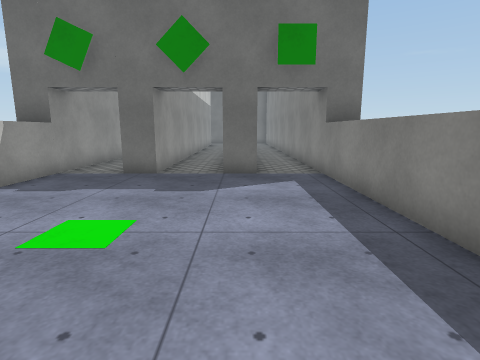
view 1 (above)

24 first-person views from a walk through a scene from a Unity 3-D project. The camera is 1.3 m above the floor, tilts 10° down and sees 80° across. The floor is counted in squares, 1 m on a side. Each view is taken from the middle of a square. On the plan, view 1 faces up. The plan holds only what a view shows up to about 13 squares ahead; the rest is blank. The place goes on beyond the plan. The player is left out. Surface patterns are stand-ins for the level's own textures.

view 2
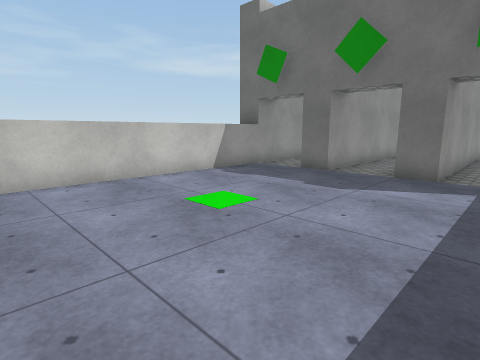

view 3
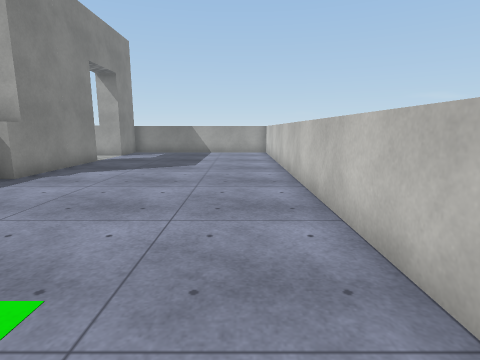

view 4
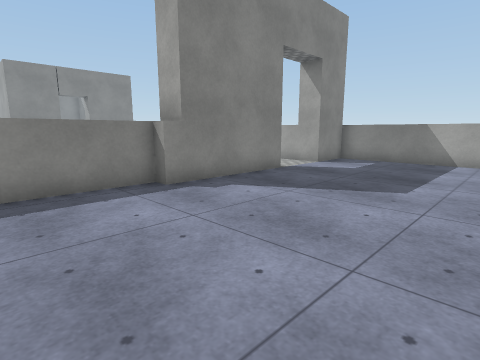

view 5
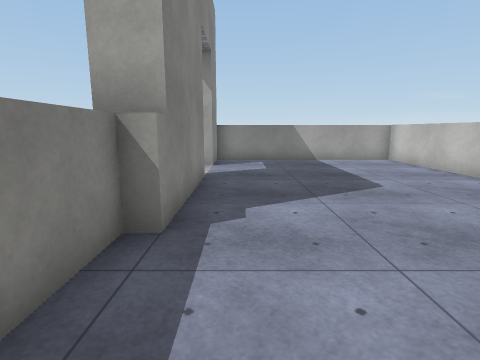

view 6
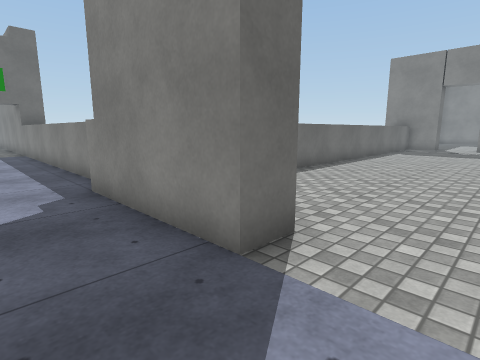

view 7
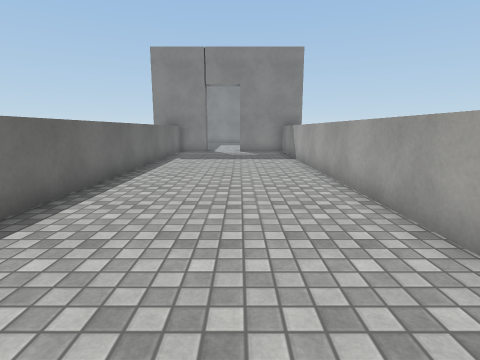

view 8
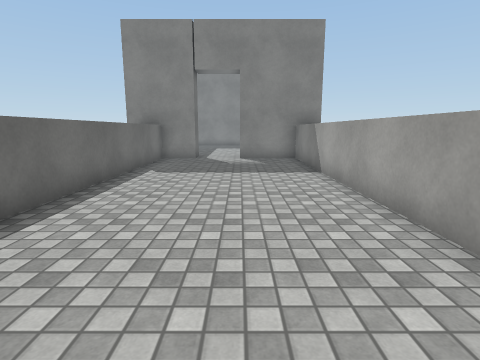

view 9
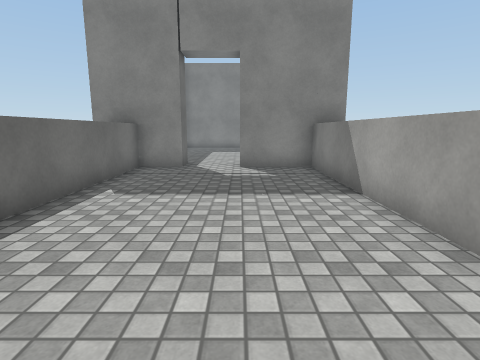

view 10
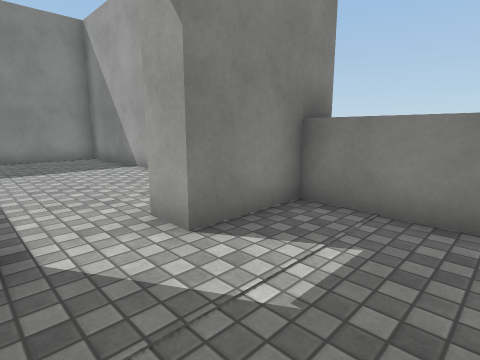

view 11
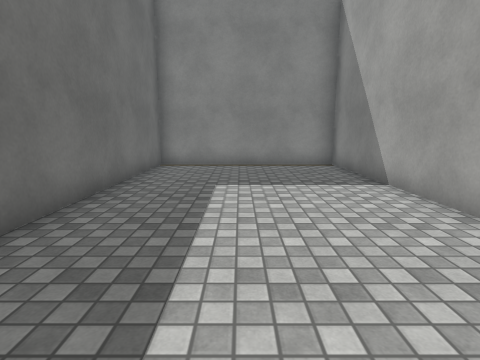

view 12
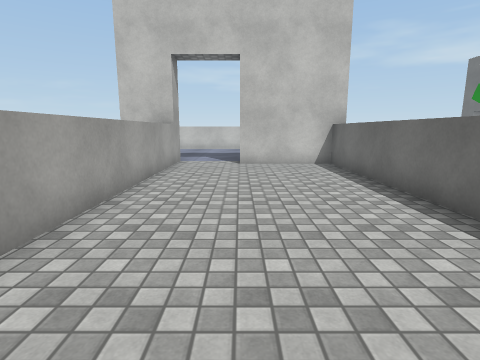

view 13
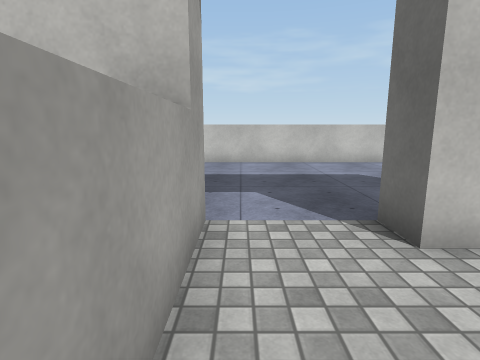

view 14
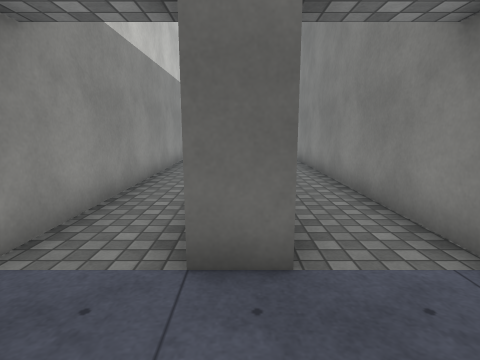

view 15
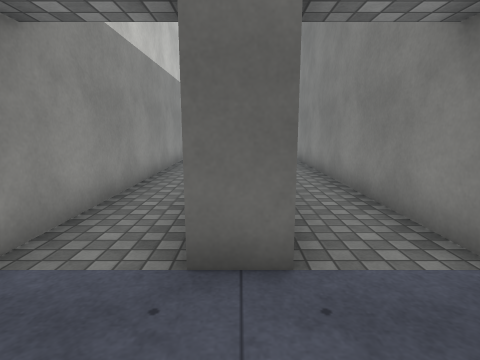

view 16
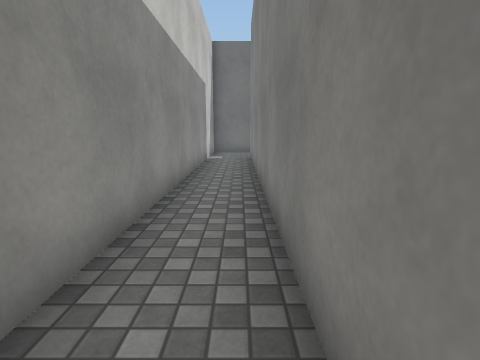

view 17
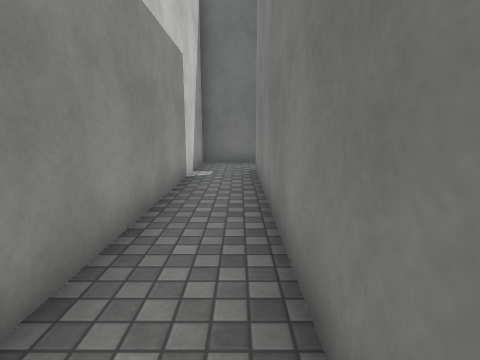

view 18
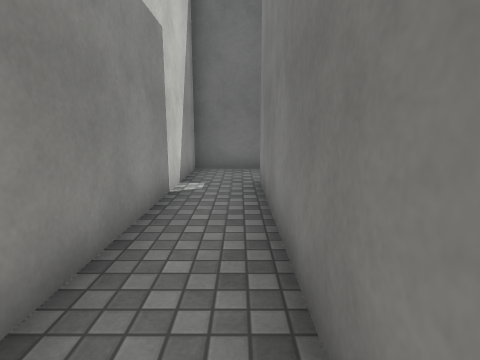

view 19
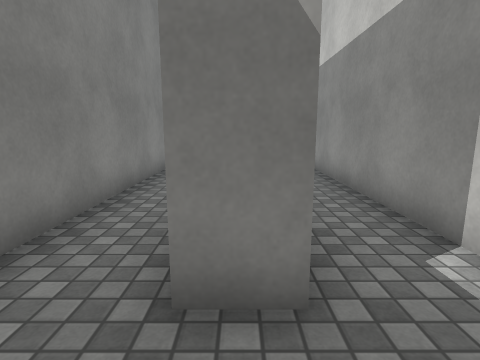

view 20
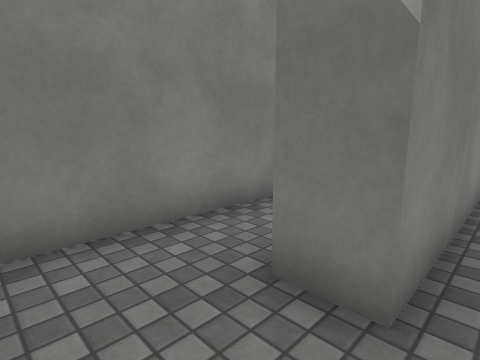

view 21
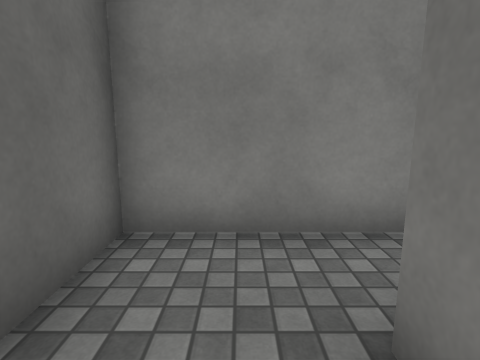

view 22
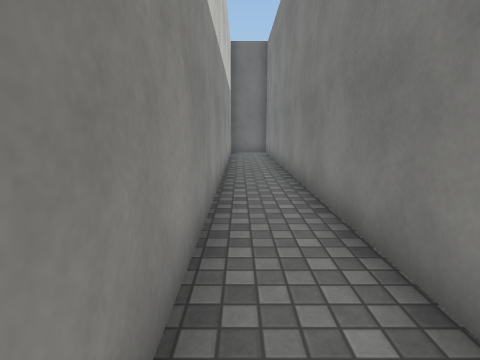

view 23
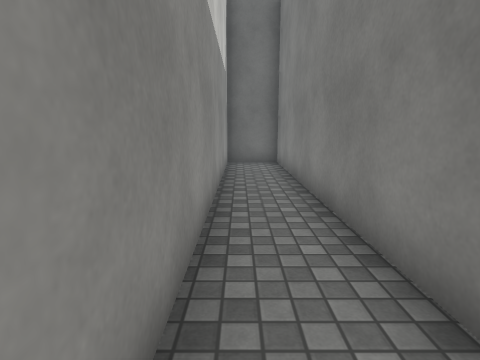

view 24
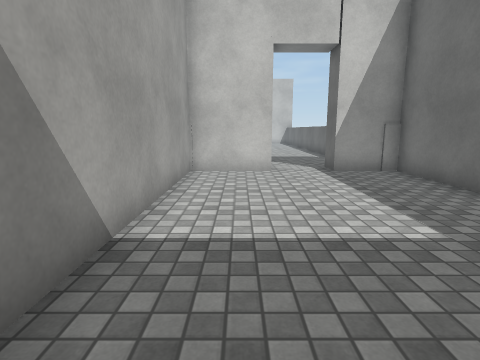

### Floor plan
Key: @ floor where view 1 was taken; # wall or solid block; . floor; ^ raised ledge.
Columns run from 6 left of view 1 to 32 right of it. Each row starts with its distance up from view 1.
 28 ##########
 27 #.....#..#
 26 #.....#..#
 25 #..#..#..#
 24 #..#..#..#
 23 #..#..#..#
 22 #..#..#..#
 21 #..# .#..#
 20 #..# .#..#
 19 #..# .#..#
 18 #..# .#..#
 17 #..#..#..#
 16 #..#..#..#
 15 #..#..#..#
 14 #..#..#..#
 13 #..#..#..#
 12 #..#..#..#
 11 #..#..#..#
 10 #..#..#..#
  9 #..#..#..#
  8 ^........^
  7 ^........^
  6 ^........^
  5 ^........^
  4 ^........^
  3 ^........^
  2 ^........^
  1 ^........^
  0 ^.....@..^
 -1 ^........^
 -2 ^........^                 #
 -3 ^.......#^^^^^^^^^^^^^^^^^^^###########
 -4 ^.......##.................##.........#
 -5 ^.......##.................##.........#
 -6 ^.......##............................#
 -7 ^.......##.................##.........#
 -8 ^..........................##.........#
 -9 ^..........................##.........#
-10 ^.......^#^^^^^^^^^^^^^^^^^############
-11 ^.......##                 #
-12 ^^^^^^^^^

Where each view was taken, in squares from view 1:
view 1: 0 up, 0 right, facing up
view 2: 0 up, 2 right, facing up-left
view 3: 5 up, 4 left, facing down
view 4: 1 up, 4 left, facing down-right
view 5: 1 up, 1 right, facing down
view 6: 9 down, 0 right, facing up-right
view 7: 7 down, 4 right, facing right
view 8: 7 down, 8 right, facing right
view 9: 7 down, 11 right, facing right
view 10: 5 down, 18 right, facing down-right
view 11: 6 down, 21 right, facing right
view 12: 7 down, 14 right, facing left
view 13: 9 down, 6 right, facing left
view 14: 6 up, 0 right, facing up
view 15: 6 up, 3 left, facing up
view 16: 11 up, 4 left, facing up
view 17: 16 up, 4 left, facing up
view 18: 18 up, 4 left, facing up
view 19: 27 up, 3 left, facing down
view 20: 27 up, 4 left, facing down-right
view 21: 26 up, 4 left, facing right
view 22: 11 up, 1 right, facing up
view 23: 16 up, 1 right, facing up
view 24: 8 down, 31 right, facing left
